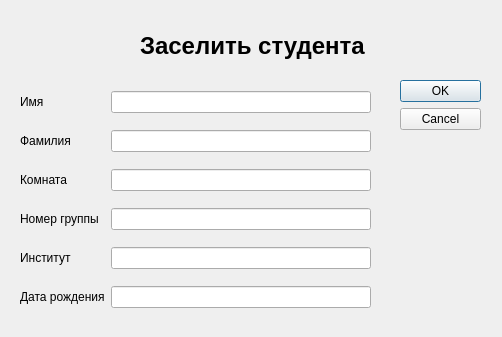
<?xml version="1.0" encoding="UTF-8"?>
<ui version="4.0">
 <class>AddNewStudentsDialog</class>
 <widget class="QDialog" name="AddNewStudentsDialog">
  <property name="geometry">
   <rect>
    <x>0</x>
    <y>0</y>
    <width>502</width>
    <height>337</height>
   </rect>
  </property>
  <property name="windowTitle">
   <string>Dialog</string>
  </property>
  <widget class="QDialogButtonBox" name="buttonBox">
   <property name="geometry">
    <rect>
     <x>400</x>
     <y>80</y>
     <width>81</width>
     <height>241</height>
    </rect>
   </property>
   <property name="orientation">
    <enum>Qt::Vertical</enum>
   </property>
   <property name="standardButtons">
    <set>QDialogButtonBox::Cancel|QDialogButtonBox::Ok</set>
   </property>
  </widget>
  <widget class="QWidget" name="gridLayoutWidget">
   <property name="geometry">
    <rect>
     <x>20</x>
     <y>80</y>
     <width>351</width>
     <height>241</height>
    </rect>
   </property>
   <layout class="QGridLayout" name="gridLayout">
    <item row="1" column="0">
     <widget class="QLabel" name="surnameLabel">
      <property name="text">
       <string>Фамилия</string>
      </property>
     </widget>
    </item>
    <item row="2" column="0">
     <widget class="QLabel" name="roomLabel">
      <property name="text">
       <string>Комната</string>
      </property>
     </widget>
    </item>
    <item row="0" column="0">
     <widget class="QLabel" name="nameLabel">
      <property name="text">
       <string>Имя</string>
      </property>
     </widget>
    </item>
    <item row="3" column="1">
     <widget class="QLineEdit" name="groupEdit"/>
    </item>
    <item row="4" column="0">
     <widget class="QLabel" name="universityLabel">
      <property name="text">
       <string>Институт</string>
      </property>
     </widget>
    </item>
    <item row="4" column="1">
     <widget class="QLineEdit" name="universityEdit"/>
    </item>
    <item row="0" column="1">
     <widget class="QLineEdit" name="nameEdit"/>
    </item>
    <item row="1" column="1">
     <widget class="QLineEdit" name="surnameEdit"/>
    </item>
    <item row="3" column="0">
     <widget class="QLabel" name="groupLabel">
      <property name="text">
       <string>Номер группы</string>
      </property>
     </widget>
    </item>
    <item row="2" column="1">
     <widget class="QLineEdit" name="roomEdit"/>
    </item>
    <item row="5" column="0">
     <widget class="QLabel" name="birthLabel">
      <property name="text">
       <string>Дата рождения</string>
      </property>
     </widget>
    </item>
    <item row="5" column="1">
     <widget class="QLineEdit" name="birthEdit"/>
    </item>
   </layout>
  </widget>
  <widget class="QLabel" name="titleLabel">
   <property name="geometry">
    <rect>
     <x>140</x>
     <y>30</y>
     <width>251</width>
     <height>31</height>
    </rect>
   </property>
   <property name="styleSheet">
    <string notr="true">#titleLabel {
	font-weight: bold;
	font-size: 24px;
}</string>
   </property>
   <property name="text">
    <string>Заселить студента</string>
   </property>
  </widget>
 </widget>
 <tabstops>
  <tabstop>nameEdit</tabstop>
  <tabstop>surnameEdit</tabstop>
  <tabstop>roomEdit</tabstop>
  <tabstop>groupEdit</tabstop>
  <tabstop>universityEdit</tabstop>
  <tabstop>birthEdit</tabstop>
 </tabstops>
 <resources/>
 <connections>
  <connection>
   <sender>buttonBox</sender>
   <signal>accepted()</signal>
   <receiver>AddNewStudentsDialog</receiver>
   <slot>accept()</slot>
   <hints>
    <hint type="sourcelabel">
     <x>248</x>
     <y>254</y>
    </hint>
    <hint type="destinationlabel">
     <x>157</x>
     <y>274</y>
    </hint>
   </hints>
  </connection>
  <connection>
   <sender>buttonBox</sender>
   <signal>rejected()</signal>
   <receiver>AddNewStudentsDialog</receiver>
   <slot>reject()</slot>
   <hints>
    <hint type="sourcelabel">
     <x>316</x>
     <y>260</y>
    </hint>
    <hint type="destinationlabel">
     <x>286</x>
     <y>274</y>
    </hint>
   </hints>
  </connection>
 </connections>
</ui>
